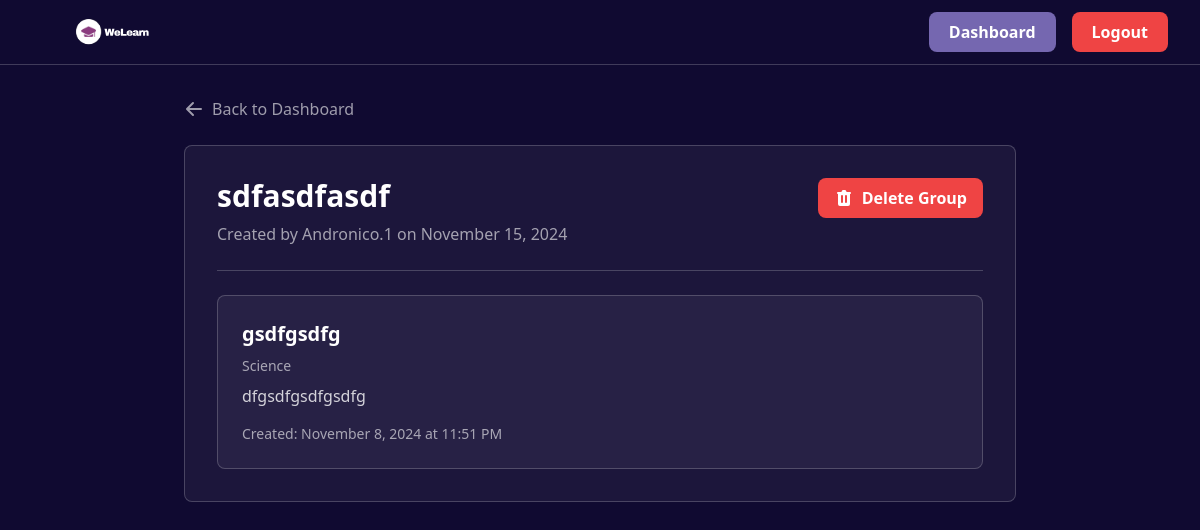
The page /view_group.php?group=2 (signed in) on the database its author committed.
### tables this page shows
CREATE TABLE `note_groups` (
  `id` int(11) NOT NULL,
  `name` varchar(255) NOT NULL,
  `description` text DEFAULT NULL,
  `user_id` int(11) NOT NULL,
  `created_at` timestamp NOT NULL DEFAULT current_timestamp()
);

CREATE TABLE `users` (
  `id` int(11) NOT NULL,
  `username` varchar(50) NOT NULL,
  `password` varchar(255) NOT NULL,
  `role` enum('admin','user') NOT NULL DEFAULT 'user',
  `email` varchar(50) NOT NULL,
  `created_at` timestamp NOT NULL DEFAULT current_timestamp()
);

CREATE TABLE `notes` (
  `id` int(11) NOT NULL,
  `user_id` int(11) NOT NULL,
  `title` varchar(255) NOT NULL,
  `content` text NOT NULL,
  `category` varchar(50) NOT NULL,
  `created_at` datetime NOT NULL,
  `updated_at` datetime DEFAULT current_timestamp() ON UPDATE current_timestamp()
);

### view_group.php (the view, shortened to what this page needs)
<?php
require 'db.php';
try {
    $group_stmt = $conn->prepare("
        SELECT ng.*, u.username as creator_name
        FROM note_groups ng
        INNER JOIN users u ON ng.user_id = u.id
        WHERE ng.id = ? AND ng.user_id = ?
    ");
    $group_stmt->bind_param("ii", $_GET['group'], $_SESSION['user_id']);
    $group_stmt->execute();
    $group_result = $group_stmt->get_result();
    $group = $group_result->fetch_assoc();
    $notes_stmt = $conn->prepare("
        SELECT n.*
        FROM notes n
        JOIN note_group_items ngi ON n.id = ngi.note_id
        WHERE ngi.group_id = ? AND n.user_id = ?
        ORDER BY n.created_at DESC
    ");
    $notes_stmt->bind_param("ii", $_GET['group'], $_SESSION['user_id']);
    $notes_stmt->execute();
    $notes_result = $notes_stmt->get_result();
    $notes = $notes_result->fetch_all(MYSQLI_ASSOC);
} catch (Exception $e) {
    header('Location: user.dashboard.php?error=' . urlencode('Error fetching group data: ' . $e->getMessage()));
    exit();
}
?>
<!DOCTYPE html>
<html lang="en">
<head>
    <script src="https://cdn.tailwindcss.com"></script>
</head>
<body class="bg-[#100a31] min-h-screen text-white">
    <nav class="border-b border-white/20">
        <div class="max-w-7xl mx-auto px-4 sm:px-6 lg:px-8">
            <div class="flex justify-between items-center h-16">
                <div class="flex-shrink-0">
                    <img src="images/WeLearn.svg" alt="WeLearn" class="h-8">
                </div>
                <div class="flex gap-4">
                    <a href="user.dashboard.php" class="bg-[#7567B0] px-5 py-2 rounded-lg font-semibold hover:bg-[#6557A0] transition">Dashboard</a>
                    <a href="logout.php" class="bg-red-500 px-5 py-2 rounded-lg font-semibold hover:bg-red-600 transition">Logout</a>
                </div>
            </div>
        </div>
    </nav>
    <div class="max-w-4xl mx-auto px-4 sm:px-6 lg:px-8 py-8">
        <div class="mb-6">
            <a href="user.dashboard.php" class="text-white/60 hover:text-white flex items-center gap-2">
                <svg xmlns="http://www.w3.org/2000/svg" class="h-5 w-5" viewBox="0 0 20 20" fill="currentColor">
                    <path fill-rule="evenodd" d="M9.707 16.707a1 1 0 01-1.414 0l-6-6a1 1 0 010-1.414l6-6a1 1 0 011.414 1.414L5.414 9H17a1 1 0 110 2H5.414l4.293 4.293a1 1 0 010 1.414z" clip-rule="evenodd" />
                </svg>
                Back to Dashboard
            </a>
        </div>
        <div class="bg-white/5 border border-white/20 rounded-lg p-8">
            <div class="border-b border-white/20 pb-6 mb-6">
                <div class="flex justify-between items-start">
                    <div>
                        <h1 class="font-worksans text-3xl font-bold mb-2">
                            <?php echo htmlspecialchars($group['name']); ?>
                        </h1>
                        <p class="text-white/60">
                            Created by <?php echo htmlspecialchars($group['creator_name']); ?>
                            on <?php echo date('F j, Y', strtotime($group['created_at'])); ?>
                        </p>
                    </div>
                    <button
                        onclick="confirmDelete()"
                        class="bg-red-500 px-4 py-2 rounded-lg font-semibold hover:bg-red-600 transition flex items-center gap-2"
                    >
                        Delete Group
                    </button>
                </div>
            </div>
            <?php if (empty($notes)): ?>
                <div class="text-center py-12">
                    <p class="text-white/60 mb-4">No notes in this group yet.</p>
                    <a href="user.dashboard.php" class="inline-block bg-[#7567B0] px-5 py-2 rounded-lg font-semibold hover:bg-[#6557A0] transition">
                        Return to Dashboard
                    </a>
                </div>
            <?php else: ?>
                <div class="space-y-6">
                    <?php foreach ($notes as $note): ?>
                        <a href="view_note.php?id=<?php echo $note['id']; ?>"
                           class="block bg-white/5 border border-white/20 rounded-lg p-6 hover:bg-white/10 transition">
                            <h2 class="font-semibold text-xl mb-2">
                                <?php echo htmlspecialchars($note['title']); ?>
                            </h2>
                            <p class="text-white/60 text-sm mb-2">
                                <?php echo htmlspecialchars($note['category']); ?>
                            </p>
                            <p class="text-white/80 mb-4 line-clamp-3">
                                <?php echo htmlspecialchars($note['content']); ?>
                            </p>
                            <div class="text-sm text-white/60">
                                Created: <?php echo date('F j, Y \a\t g:i A', strtotime($note['created_at'])); ?>
                            </div>
                        </a>
                    <?php endforeach; ?>
                </div>
            <?php endif; ?>
        </div>
    </div>
</body>
</html>

### rows shown on the page
note_groups: name "sdfasdfasdf", user.username "Andronico.1", created_at "November 15, 2024"
notes: title "gsdfgsdfg", category "Science", content "dfgsdfgsdfgsdfg", created_at "November 8, 2024 at 11:51 PM"
